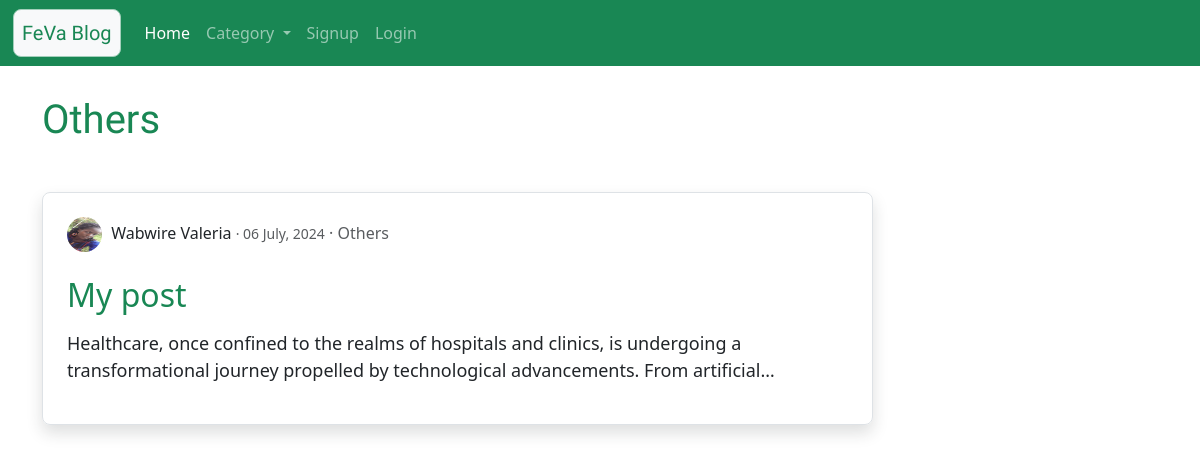
Screenshot of /category/Others with the database file from the repository.
### blog/models.py (models this page shows)
class Blog(models.Model):
    user = models.ForeignKey(User,on_delete=models.CASCADE)
    category = models.CharField(max_length=100, choices=category)
    title = models.CharField(max_length=150)
    description = models.TextField()
    create_at = models.DateTimeField(auto_now_add=True)
    update_at = models.DateTimeField(auto_now=True)

### user/models.py (models this page shows, shortened)
class Profile(models.Model):
    user = models.OneToOneField(User, on_delete=models.CASCADE)
    image = models.ImageField(default='default.jpg', upload_to='profile_pics')

### blog/views.py (the view)
# urls.py: path('category/<cat>', views.category, name='category'),
def category(request, cat):
    context = {
        'category_blog' : Blog.objects.filter(category = cat),
        'all_blog' : Blog.objects.all(),
        'category' : cat
    }
    return render(request, 'blog/categoryblog.html', context)

### template/blog/categoryblog.html (shortened to what this page needs)
{% extends 'blog/base.html' %}
{% load static %}
{% block content %}
<div class="col-sm-9  my-5">
  <h1 class="text-success Rounded my-5">
    {{category}}
  </h1>
  {% if category_blog %}
  {% for blog in category_blog %}
  <div class="jumbotron p-3 shadow border rounded-3 px-4 py-4">
    <div class="">
      <img class="rounded-circle img-fluid article-img" src="{{ blog.user.profile.image.url }}" alt="author profile">
      <a class="mr-2 disabled-link text-dark " href="{% url 'profile' blog.user.id %}">{{ blog.user.first_name }} {{ blog.user.last_name }}</a>
      <small class="text-muted"> &centerdot; {{ blog.create_at|date:"d F, Y" }}</small>
      <a class="text-muted disabled-link" href="{% url 'category' blog.category %}"> &centerdot; {{ blog.category }}</a>
    </div> <br>
    <p><a class="disabled-link text-success h2" href="{% url 'blog' blog.id %}">{{ blog.title }}</a></p>
    <p class="article-content p-s demo-1">{{blog.description}}</p>
  </div><br>
  {% endfor %}
  {% else %}
  <h4 class="text-center alert alert-warning"> No Records </h4>
{% endif %}
{% endblock content %}

### static/blog/css/style.css (style rules this page uses)
.disabled-link:link { color: rgb(0, 0, 0); background-color: transparent; text-decoration: none; }
.Rounded { font-family: 'Kalam', cursive; }
.article-content { white-space: pre-line; }
.article-img { height: 35px; width: 35px; margin-right: 5px; }
.demo-1 { overflow: hidden; display: -webkit-box; -webkit-line-clamp: 2; -webkit-box-orient: vertical; }
.p-s { font-size: 18px; }

### rows the page displays
Blog: category "Others", user.profile.image (picture), user.first_name "Wabwire", user.last_name "Valeria", create_at "06 July, 2024", title "My post", description "Healthcare, once confined to the realms of hospitals and clinics, is undergoing a transformational journey propelled by technological advancements. From…"
